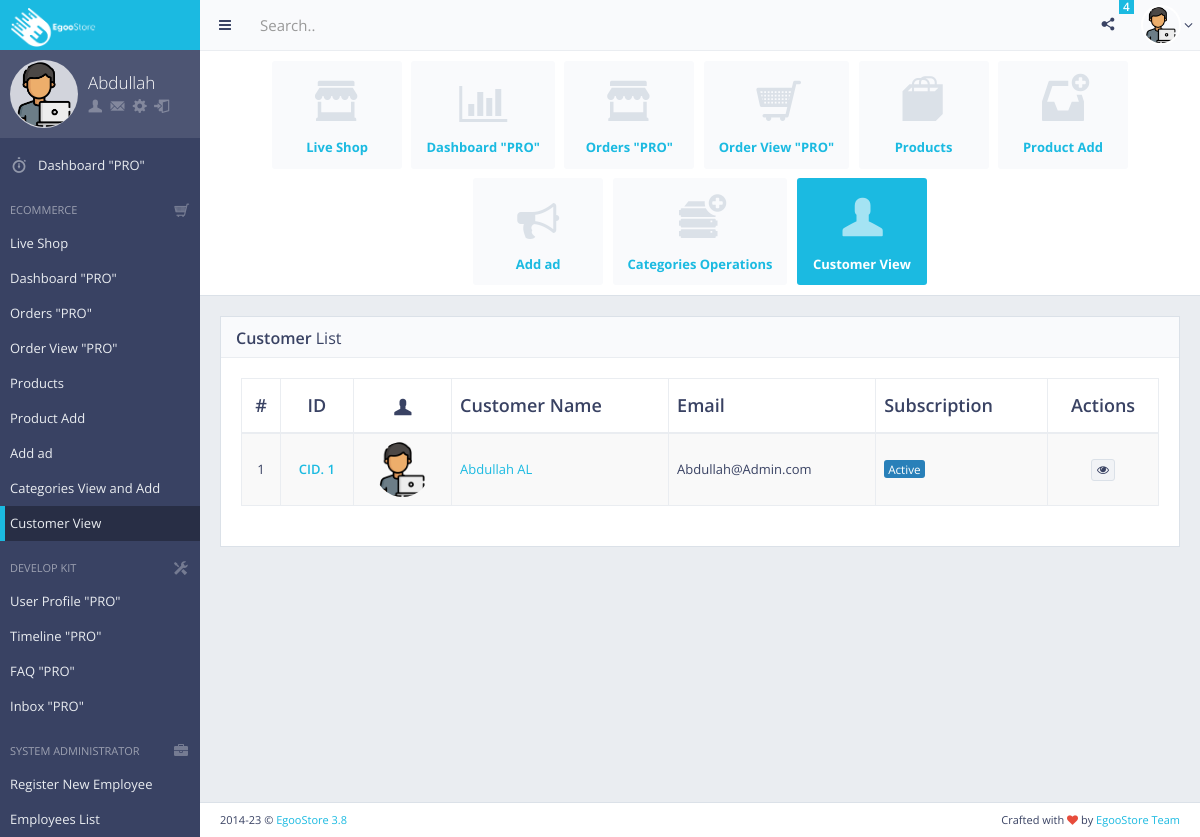
The app's page /Admin/page_ecom_customer_view.php (signed in) with its own data.
### tables this page shows
CREATE TABLE IF NOT EXISTS `customer` (
  `Cust_ID` int NOT NULL AUTO_INCREMENT,
  `Cust_Email` varchar(255) NOT NULL,
  `Cust_Phone` int DEFAULT NULL,
  `Cust_FName` varchar(45) NOT NULL,
  `Cust_LName` varchar(45) NOT NULL,
  `Cust_PSW` varchar(255) NOT NULL,
  `Cust_Register` date NOT NULL,
  `Cust_BirthDate` date NOT NULL,
  `Cust_Img` varchar(255) NOT NULL,
  PRIMARY KEY (`Cust_ID`)
);

### Admin/page_ecom_customer_view.php (the view, shortened to what this page needs)
<?php
include('./includes/header.php');
?>
<body>
    <div id="page-wrapper">
        <div id="page-container" class="sidebar-partial sidebar-visible-lg sidebar-no-animations">
            <?php
            include('./includes/index_main_sidebar.php');
            ?>
            <div id="main-container">
                <?php include('./includes/index_header.php'); ?>
                <div id="page-content">
                    <?php
                    include('./includes/page_ecom_dashboard_header.php');
                    ?>
                    <div class="block full">
                        <div class="block-title">
                            <h2><strong>Customer</strong> List</h2>
                        </div>
                        <?php
                        $con = mysqli_connect(DBHOST, DBUSER, DBPWD, DBNAME);
                        $query_Customer = "SELECT * FROM `customer`";
                        $result_customer = mysqli_query($con, $query_Customer);
                        ?>
                        <div class="table-responsive">
                            <table id="example-datatable" class="table table-bordered table-striped table-vcenter">
                                <thead>
                                    <tr>
                                        <th class="text-center">#</th>
                                        <th class="text-center">ID</th>
                                        <th class="text-center"><i class="gi gi-user"></i></th>
                                        <th>Customer Name</th>
                                        <th>Email</th>
                                        <th>Subscription</th>
                                        <th class="text-center">Actions</th>
                                    </tr>
                                </thead>
                                <tbody>
                                    <?php $i = 0;
                                    while ($row = mysqli_fetch_assoc($result_customer)) {
                                        $i++; ?>
                                        <tr>
                                            <td class="text-center">
                                                <?= $i ?>
                                            </td>
                                            <td class="text-center"><strong style="color:#1bbae1;">CID.
                                                    <?= $row['Cust_ID'] ?>
                                                </strong></td>
                                            <td class="text-center"><img style="width: 55px; height: 55px"
                                                    src="..\Store\assets\images\clients\<?= (!empty($row['Cust_Img'])) ? $row['Cust_Img'] : 'unknown.png' ?>"
                                                    alt="avatar" class="img-circle"></td>
                                            <td><a href="page_ecom_customer_single_view.php?id=<?= $row['Cust_ID'] ?>">
                                                    <?= $row['Cust_FName'] . " " . $row['Cust_LName'] ?>
                                                </a></td>
                                            <td>
                                                <?= $row['Cust_Email'] ?>
                                            </td>
                                            <td><span class="label label-info">Active</span></td>
                                            <td class="text-center">
                                                <div class="btn-group">
                                                    <a href="page_ecom_customer_single_view.php?id=<?= $row['Cust_ID'] ?>"
                                                        data-toggle="tooltip" title="Edit" class="btn btn-xs btn-default"><i
                                                            class="fa fa-eye"></i></a>
                                                </div>
                                            </td>
                                        </tr>
                                    <?php } ?>
                                </tbody>
                            </table>
                        </div>
                    </div>
                </div>
                <?php include('./includes/index_footer.php'); ?>
            </div>
        </div>
    </div>
</body>
</html>

### Admin/css/main.css (style rules this page uses)
body { font-family: "Open Sans", "Helvetica Neue", Helvetica, Arial, sans-serif; color: #394263; font-size: 13px; background-color: #222222; }
#page-container, #main-container, #page-content + footer { min-width: 320px; }
#page-container { width: 100%; padding: 0; margin: 0 auto; overflow-x: hidden; -webkit-transition: background-color 0.2s ease-out, opacity 0.3s ease-out; transition: background-color 0.2s ease-out, opacity 0.3s ease-out; }
#page-container, #sidebar, #sidebar-alt { background-color: #394263; }
#sidebar, #sidebar-alt, #main-container, .header-fixed-top header, .header-fixed-bottom header, .footer-fixed #page-content + footer { -webkit-transition: all 0.2s ease-out; transition: all 0.2s ease-out; }
#page-content { padding: 10px 5px 1px; background-color: #eaedf1; }
.block { margin: 0 0 10px; padding: 20px 15px 1px; background-color: #ffffff; border: 1px solid #dbe1e8; }
.block.full { padding: 20px 15px; }
.block-title { margin: -20px -15px 20px; background-color: #f9fafc; border-bottom: 1px solid #eaedf1; }
.block-title h1, .block-title h2, .block-title h3, .block-title h4, .block-title h5, .block-title h6 { display: inline-block; font-size: 16px; line-height: 1.4; margin: 0; padding: 10px 16px 7px; font-weight: normal; }
.block-title h1, .block-title h2, .block-title h3 { padding-left: 15px; padding-right: 15px; }
h1, h2, h3, h4, h5, h6, .h1, .h2, .h3, .h4, .h5, .h6 { font-family: "Open Sans", "Helvetica Neue", Helvetica, Arial, sans-serif; font-weight: 300; }
h1, h2, h3 { margin-bottom: 15px; }
b, strong { font-weight: 600; }
.table.table-vcenter th, .table.table-vcenter td { vertical-align: middle; }
.table thead > tr > th { font-size: 18px; font-weight: 600; }
.table thead > tr > th, .table thead > tr > td, .table tfoot > tr > th, .table tfoot > tr > td { padding-top: 14px; padding-bottom: 14px; }
.table thead > tr > th, .table tbody > tr > th, .table tfoot > tr > th, .table thead > tr > td, .table tbody > tr > td, .table tfoot > tr > td, .table tbody + tbody, .table-bordered, .table-bordered > thead > tr > th, .table-bordered > tbody > tr > th, .table-bordered > tfoot > tr > th, .table-bordered > thead > tr > td, .table-bordered > tbody > tr > td, .table-bordered > tfoot > tr > td { border-color: #eaedf1; }
.btn { margin: 1px 0; background-color: #ffffff; }
.btn-default { background-color: #f1f3f6; border-color: #dbe1e8; color: #394263; }
.label, .badge { font-weight: normal; font-size: 90%; }
.label { padding: 1px 4px; }
.label-info { background-color: #2980b9; }
p, .table, .alert, .carousel { margin-bottom: 20px; }
@media screen and (min-width: 768px) { #page-content { padding: 20px 20px 1px; } }
@media screen and (min-width: 768px) { .header-section, .breadcrumb-top, .block, .block.full, .modal-body, #page-content + footer { padding-left: 20px; padding-right: 20px; } }
@media screen and (min-width: 768px) { .block, .widget { margin-bottom: 20px; } }
@media screen and (min-width: 768px) { .block-title, .block-top { margin-left: -20px; margin-right: -20px; } }
@media screen and (min-width: 992px) { .sidebar-no-animations #main-container, .sidebar-no-animations.header-fixed-top header.navbar-fixed-top, .sidebar-no-animations.header-fixed-bottom header.navbar-fixed-bottom, .sidebar-no-animations.footer-fixed #page-content + footer { -webkit-transition: none; transition: none; } }
@media screen and (min-width: 992px) { .sidebar-partial #main-container { margin-left: 65px; } }
@media screen and (min-width: 992px) { .sidebar-partial #sidebar:hover + #main-container, .sidebar-visible-lg #main-container { margin-left: 200px; } }

### records on screen
customer: Cust_ID "1", Cust_Img (picture), Cust_FName "Abdullah", Cust_LName "AL", Cust_Email "Abdullah@Admin.com"

### other values on screen
$_SESSION['A_FName'] "Abdullah"
